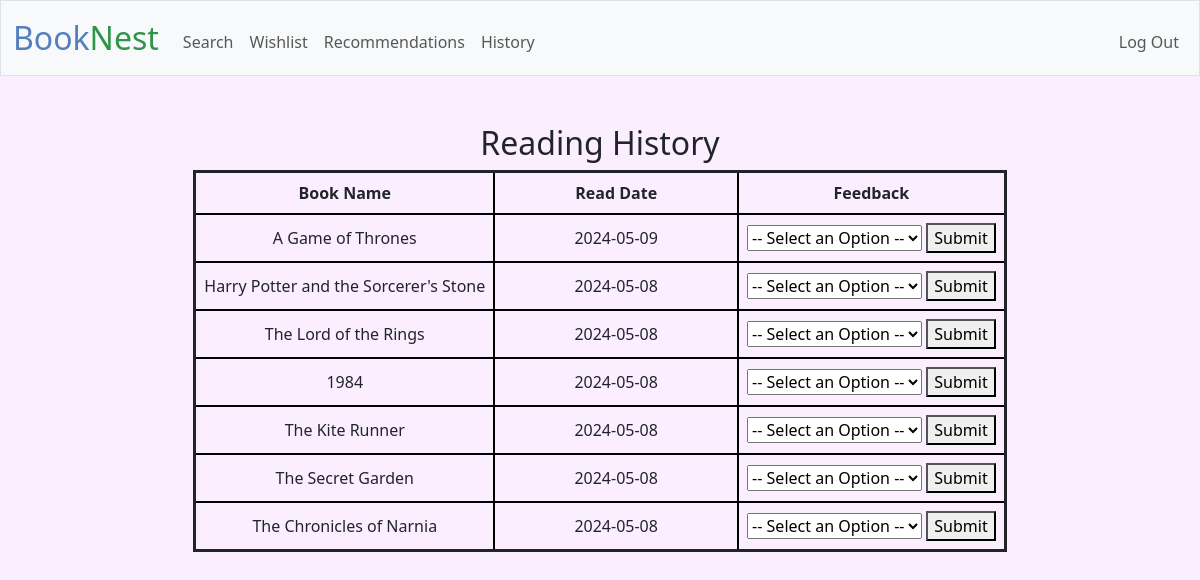
/reading_history (signed in), run on the app's committed database.
### tables this page shows
CREATE TABLE "reading_history" (id INTEGER PRIMARY KEY AUTOINCREMENT, user_id INTEGER,
    book_id INTEGER, book_name TEXT, date_read DATE, feedback TEXT,
    FOREIGN KEY (user_id) REFERENCES usersdb(id), FOREIGN KEY (book_id) REFERENCES books(id));

### app.py (the view)
@app.route('/reading_history')
@login_required
def reading_history():
    con = sqlite3.connect('booknest.db')
    cursor = con.cursor()
    cursor.execute("SELECT book_id, book_name, date_read FROM reading_history WHERE user_id = ? ORDER BY date_read DESC", (session["user_id"],))
    user_reading_history = cursor.fetchall()
    cursor.close()
    con.close()
    return render_template('reading_history.html', reading_history=user_reading_history)

### app.py (called while the page is built)
@app.after_request
def after_request(response):
    response.headers["Cache-Control"] = "no-cache, no-store, must-revalidate"
    response.headers["Expires"] = 0
    response.headers["Pragma"] = "no-cache"
    return response

### utilities.py (called while the page is built)
def login_required(f):
    @wraps(f)
    def decorated_function(*args, **kwargs):
        if session.get("user_id") is None:
            return redirect("/login")
        return f(*args, **kwargs)
    return decorated_function

### templates/reading_history.html (shortened to what this page needs)
{% extends "layout.html" %}
{% block body_class %}
    history-page
{% endblock %}
{% block main %}
    <h2>Reading History</h2>
    <table>
        <thead>
            <tr>
                <th>Book Name</th>
                <th>Read Date</th>
                <th>Feedback</th>
            </tr>
        </thead>
        <tbody>
            {% for entry in reading_history %}
                <tr>
                    <td>{{ entry[1] }}</td>
                    <td>{{ entry[2] }}</td>
                    <td>
                        <form action="/add_to_reading_history" method="post">
                            <select name="feedback">
                                <option value="NULL">-- Select an Option --</option>
                            </select>
                            <button type="submit">Submit</button>
                        </form>
                    </td>
                </tr>
            {% endfor %}
        </tbody>
    </table>
{% endblock %}

### templates/layout.html (shortened to what this page needs)
<!DOCTYPE html>
<html lang="en">
    <head>
        <link href="https://cdn.jsdelivr.net/npm/bootstrap@5.3.3/dist/css/bootstrap.min.css" rel="stylesheet">
        <link href="/static/styles.css" rel="stylesheet">
    </head>
    <body class="{% block body_class %}{% endblock %}">
        <nav class="bg-light border navbar navbar-expand-md navbar-light">
            <div class="container-fluid">
                <a class="navbar-brand" href="/"><span class="blue">Book</span><span class="green">Nest</span></a>
                <div class="collapse navbar-collapse" id="navbar">
                    {% if session["user_id"] %}
                        <ul class="navbar-nav me-auto mt-2">
                            <li class="nav-item"><a class="nav-link" href="/">Search</a></li>
                            <li class="nav-item"><a class="nav-link" href="/wishlist">Wishlist</a></li>
                            <li class="nav-item"><a class="nav-link" href="/recommendations">Recommendations</a></li>
                            <li class="nav-item"><a class="nav-link" href="/reading_history">History</a></li>
                        </ul>
                        <ul class="navbar-nav ms-auto mt-2">
                            <li class="nav-item"><a class="nav-link" href="/logout">Log Out</a></li>
                        </ul>
                    {% else %}
                        <ul class="navbar-nav ms-auto mt-2">
                            <li class="nav-item"><a class="nav-link" href="/register">Register</a></li>
                            <li class="nav-item"><a class="nav-link" href="/login">Log In</a></li>
                        </ul>
                    {% endif %}
                </div>
            </div>
        </nav>
        <main class="container py-5 text-center">
            {% block main %}{% endblock %}
        </main>
    </body>
</html>

### static/styles.css (style rules this page uses)
nav .navbar-brand { font-size: xx-large; }
nav .navbar-brand .blue { color: #537fbe; }
nav .navbar-brand .green { color: #2e944b; }
body.history-page { background-color: #fbeeff; }
table { margin-left: auto; margin-right: auto; border-collapse: collapse; border: solid; }
td, th { padding: 0.5rem; border: 2px solid black; }
th { padding-left: 5rem; padding-right: 5rem; }
tr { border: 1px solid black; }

### data on the page
reading_history: book_name "A Game of Thrones", date_read "2024-05-09"
reading_history: book_name "Harry Potter and the Sorcerer's Stone", date_read "2024-05-08"
reading_history: book_name "The Lord of the Rings", date_read "2024-05-08"
reading_history: book_name "1984", date_read "2024-05-08"
reading_history: book_name "The Kite Runner", date_read "2024-05-08"
reading_history: book_name "The Secret Garden", date_read "2024-05-08"
reading_history: book_name "The Chronicles of Narnia", date_read "2024-05-08"
